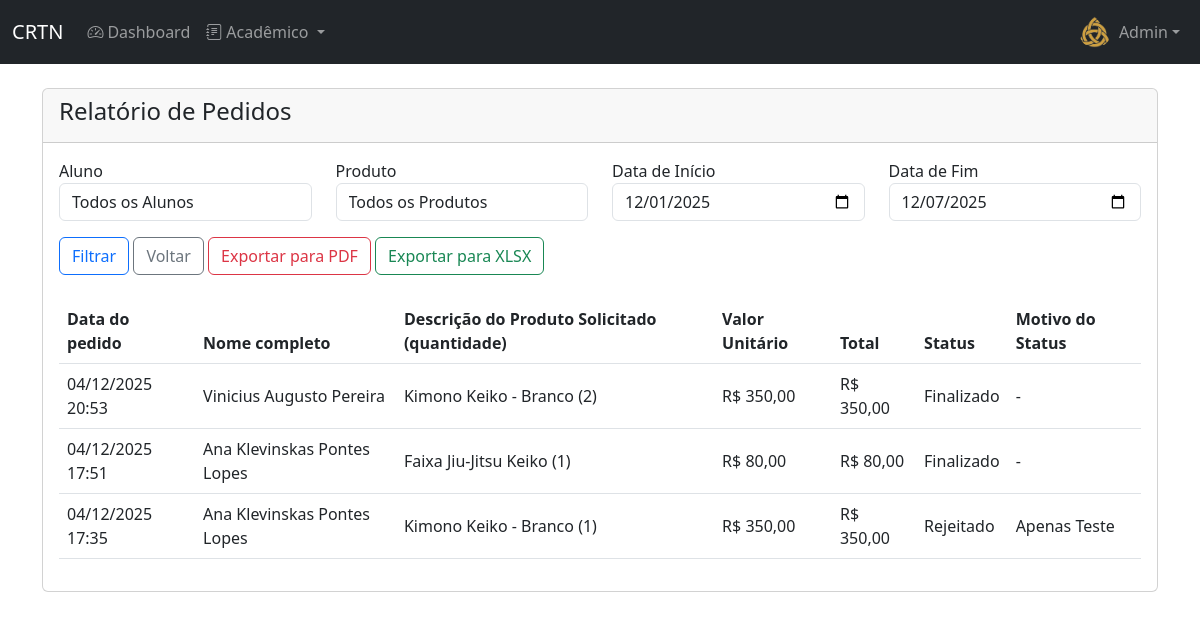
/professor/relatorios/pedidos/ (signed in), run on the app's committed database.
### academia/models.py (models this page shows, shortened)
class User(AbstractUser):
    STATUS_CHOICES = [('ATIVO', 'Ativo'), ('INATIVO', 'Inativo'), ('PENDENTE', 'Pendente')]
    GROUP_ROLE_CHOICES = [('STD', 'Aluno'), ('PRO', 'Professor'), ('ADM', 'Administrador')]
    KIMONO_SIZE_CHOICES = [('A0', 'A0'), ('A1', 'A1'), ('A2', 'A2'), ('A3', 'A3'), ('A4', 'A4'), ('A5', 'A5'), ('A6', 'A6')]
    BELT_SIZE_CHOICES = [('A0', 'A0'), ('A1', 'A1'), ('A2', 'A2'), ('A3', 'A3'), ('A4', 'A4'), ('A5', 'A5'), ('A6', 'A6')]
    birthday = models.DateField('Data de Nascimento', null=True, blank=True)
    group_role = models.CharField('Perfil', max_length=3, choices=GROUP_ROLE_CHOICES, default='STD')
    status = models.CharField('Status', max_length=8, choices=STATUS_CHOICES, default='PENDENTE')
    photo = models.ImageField('Foto', upload_to=photo_upload_to, null=True, blank=True)
    height = models.IntegerField('Altura (cm)', null=True, blank=True)
    weight = models.IntegerField('Peso (kg)', null=True, blank=True)
    kimono_size = models.CharField('Tamanho do Kimono', max_length=2, choices=KIMONO_SIZE_CHOICES, null=True, blank=True)
    belt_size = models.CharField('Tamanho da Faixa', max_length=2, choices=BELT_SIZE_CHOICES, null=True, blank=True)
    whatsapp = models.CharField('WhatsApp', max_length=20, null=True, blank=True)
    responsible = models.ForeignKey('self', on_delete=models.SET_NULL, null=True, blank=True, related_name='dependents')
    class Meta:
        verbose_name, verbose_name_plural = 'Usuário', 'Usuários'
        ordering = ['first_name', 'last_name']
    def is_student(self): return self.group_role == 'STD'
    def is_admin(self): return self.group_role == 'ADM'
    def is_professor_or_admin(self): return self.group_role in ['PRO', 'ADM']

class Pedido(models.Model):
    STATUS_CHOICES = [
        ('PEND', 'Pendente'), ('APRO', 'Aprovado'), ('CANC', 'Cancelado'),
        ('REJE', 'Rejeitado'), ('ENTR', 'Aguardando entrega'), ('FINA', 'Finalizado')
    ]
    aluno = models.ForeignKey(User, on_delete=models.CASCADE, limit_choices_to={'group_role': 'STD'}, related_name='pedidos')
    item = models.ForeignKey(Item, on_delete=models.CASCADE, related_name='pedidos')
    quantidade = models.IntegerField(default=1)
    status = models.CharField('Status', max_length=4, choices=STATUS_CHOICES, default='PEND')
    data_solicitacao = models.DateTimeField('Data de Solicitação', auto_now_add=True)
    data_aprovacao = models.DateTimeField('Data de Aprovação', null=True, blank=True)
    aprovado_por = models.ForeignKey(User, on_delete=models.SET_NULL, null=True, blank=True, limit_choices_to={'group_role__in': ['PRO', 'ADM']}, related_name='pedidos_aprovados')
    rejection_reason = models.TextField('Motivo da Rejeição', blank=True, null=True)
    cancellation_reason = models.TextField('Motivo do Cancelamento', blank=True, null=True)
    final_value = models.DecimalField('Valor Final', max_digits=10, decimal_places=2, null=True, blank=True)
    class Meta:
        verbose_name, verbose_name_plural = 'Pedido', 'Pedidos'
        ordering = ['-data_solicitacao']

class Item(models.Model):
    TIPO_CHOICES = [('KIMONO', 'Kimono'), ('FAIXA', 'Faixa'), ('HASHGUARD', 'Hashguard'), ('TAXA', 'Taxa')]
    nome = models.CharField(max_length=100)
    tipo = models.CharField(max_length=10, choices=TIPO_CHOICES)
    valor = models.DecimalField(max_digits=10, decimal_places=2, null=True, blank=True)
    quantidade = models.IntegerField(null=True, blank=True)

### academia/views.py (the view, shortened to what this page needs)
# urls.py: path('professor/relatorios/pedidos/', views.relatorio_pedidos, name='relatorio_pedidos'),
@login_required
def relatorio_pedidos(request):
    if not request.user.is_professor_or_admin():
        raise PermissionDenied
    pedidos = Pedido.objects.all()
    aluno_id = request.GET.get('aluno')
    item_id = request.GET.get('item')
    start_date_str = request.GET.get('start_date')
    end_date_str = request.GET.get('end_date')
    export_format = request.GET.get('export')
    today = datetime.date.today()
    if not start_date_str:
        start_date = today.replace(day=1)
    else:
        start_date = datetime.datetime.strptime(start_date_str, '%Y-%m-%d').date()
    if not end_date_str:
        end_date = today
    else:
        end_date = datetime.datetime.strptime(end_date_str, '%Y-%m-%d').date()
    if aluno_id and aluno_id.isdigit():
        pedidos = pedidos.filter(aluno_id=aluno_id)
    else:
        aluno_id = None
    if item_id and item_id.isdigit():
        pedidos = pedidos.filter(item_id=item_id)
    else:
        item_id = None
    pedidos = pedidos.filter(data_solicitacao__date__range=[start_date, end_date])
    context = {
        'pedidos': pedidos,
        'alunos': User.objects.filter(group_role='STD'),
        'itens': Item.objects.all(),
        'start_date': start_date.strftime('%Y-%m-%d'),
        'end_date': end_date.strftime('%Y-%m-%d'),
        'item_id': int(item_id) if item_id else None,
    }
    return render(request, 'academia/professor/relatorio_pedidos.html', context)

### academia/context_processors.py (called while the page is built)
def account_management_context(request):
    original_user_id = request.session.get('original_user_id')
    main_user = None
    if original_user_id:
        try:
            main_user = User.objects.get(id=original_user_id)
        except User.DoesNotExist:
            request.session.pop('original_user_id', None)
    else:
        main_user = request.user
    dependents = main_user.dependents.all() if main_user and main_user.dependents.exists() else []
    return {
        'original_user_id': original_user_id,
        'dependents_list': dependents,
    }

def global_context(request):
    if not request.user.is_authenticated:
        return {}
    context = {}
    context.update(notifications_context(request))
    context.update(account_management_context(request))
    return context

### academia/templates/academia/professor/relatorio_pedidos.html (shortened to what this page needs)
{% extends 'academia/base.html' %}
{% block content %}
<div class="row">
    <div class="col-md-12">
        <div class="card">
            <div class="card-header">
                <h4>Relatório de Pedidos</h4>
            </div>
            <div class="card-body">
                <form method="GET">
                    <div class="row">
                        <div class="col-md-3">
                            <div class="form-group">
                                <label for="aluno">Aluno</label>
                                <select class="form-control" id="aluno" name="aluno">
                                    <option value="">Todos os Alunos</option>
                                </select>
                            </div>
                        </div>
                        <div class="col-md-3">
                            <div class="form-group">
                                <label for="item">Produto</label>
                                <select class="form-control" id="item" name="item">
                                    <option value="">Todos os Produtos</option>
                                </select>
                            </div>
                        </div>
                        <div class="col-md-3">
                            <div class="form-group">
                                <label for="start_date">Data de Início</label>
                                <input type="date" class="form-control" id="start_date" name="start_date" value="{{ start_date }}">
                            </div>
                        </div>
                        <div class="col-md-3">
                            <div class="form-group">
                                <label for="end_date">Data de Fim</label>
                                <input type="date" class="form-control" id="end_date" name="end_date" value="{{ end_date }}">
                            </div>
                        </div>
                    </div>
                    <div class="mt-3">
                        <button type="submit" class="btn btn-outline-primary">Filtrar</button>
                        <a href="{% url 'professor_relatorios' %}" class="btn btn-outline-secondary">Voltar</a>
                        <a href="?aluno={{ aluno_id|default_if_none:'' }}&item={{ item_id|default_if_none:'' }}&start_date={{ start_date }}&end_date={{ end_date }}&export=pdf" class="btn btn-outline-danger">Exportar para PDF</a>
                        <a href="?aluno={{ aluno_id|default_if_none:'' }}&item={{ item_id|default_if_none:'' }}&start_date={{ start_date }}&end_date={{ end_date }}&export=xlsx" class="btn btn-outline-success">Exportar para XLSX</a>
                    </div>
                </form>
                {% if pedidos %}
                    <div class="table-responsive mt-4">
                        <table class="table table-hover align-middle">
                            <thead>
                                <tr>
                                    <th>Data do pedido</th>
                                    <th>Nome completo</th>
                                    <th>Descrição do Produto Solicitado (quantidade)</th>
                                    <th>Valor Unitário</th>
                                    <th>Total</th>
                                    <th>Status</th>
                                    <th>Motivo do Status</th>
                                </tr>
                            </thead>
                            <tbody>
                                {% for pedido in pedidos %}
                                    <tr>
                                        <td>{{ pedido.data_solicitacao|date:"d/m/Y H:i" }}</td>
                                        <td>{{ pedido.aluno.get_full_name }}</td>
                                        <td>{{ pedido.item.nome }} ({{ pedido.quantidade }})</td>
                                        <td>R$ {{ pedido.item.valor|default_if_none:"0.00" }}</td>
                                        <td>R$ {{ pedido.final_value|default_if_none:"0.00" }}</td>
                                        <td>{{ pedido.get_status_display }}</td>
                                        <td>
                                            {% if pedido.status == 'REJE' %}
                                                {{ pedido.rejection_reason }}
                                            {% elif pedido.status == 'CANC' %}
                                                {{ pedido.cancellation_reason }}
                                            {% else %}
                                                -
                                            {% endif %}
                                        </td>
                                    </tr>
                                {% endfor %}
                            </tbody>
                        </table>
                    </div>
                {% else %}
                    <p class="text-muted mt-4">Nenhum pedido encontrado.</p>
                {% endif %}
            </div>
        </div>
    </div>
</div>
{% endblock %}

### academia/templates/academia/base.html (shortened to what this page needs)
{% load static %}
<!DOCTYPE html>
<html lang="pt-BR">
<head>
    <link href="https://cdn.jsdelivr.net/npm/bootstrap@5.3.0/dist/css/bootstrap.min.css" rel="stylesheet">
    <link rel="stylesheet" href="https://cdn.jsdelivr.net/npm/bootstrap-icons@1.11.0/font/bootstrap-icons.css">
    <link rel="stylesheet" href="{% static 'css/styles.css' %}">
</head>
<body>
    {% if user.is_authenticated %}
    <nav class="navbar navbar-expand-lg navbar-dark bg-dark">
        <div class="container-fluid">
            <a class="navbar-brand" href="{% url 'index' %}">CRTN</a>
            <div class="collapse navbar-collapse" id="navbarNav">
                <ul class="navbar-nav me-auto">
                    <li class="nav-item">
                        <a class="nav-link" href="{% url 'dashboard' %}">
                            <i class="bi bi-speedometer2 me-1"></i>Dashboard
                        </a>
                    </li>
                    {% if user.is_student or user.is_professor_or_admin %}
                    <li class="nav-item dropdown">
                        <a class="nav-link dropdown-toggle" href="#" role="button" data-bs-toggle="dropdown" aria-expanded="false">
                            <i class="bi bi-journal-text me-1"></i>Acadêmico
                        </a>
                    </li>
                    {% endif %}
                </ul>
                <ul class="navbar-nav">
                    <li class="nav-item dropdown">
                        <a class="nav-link dropdown-toggle d-flex align-items-center" href="#" role="button" data-bs-toggle="dropdown" aria-expanded="false">
                            {% if user.photo %}
                                <img src="{{ user.photo.url }}" alt="Foto" class="rounded-circle me-2" width="32" height="32" style="object-fit: cover;">
                            {% else %}
                                <div class="bg-secondary rounded-circle me-2 d-flex align-items-center justify-content-center" style="width: 32px; height: 32px;">
                                    <i class="bi bi-person text-white"></i>
                                </div>
                            {% endif %}
                            <span>{{ user.first_name }}</span>
                        </a>
                    </li>
                </ul>
            </div>
        </div>
    </nav>
    {% endif %}
    <div class="container mt-4">
        {% block content %}{% endblock %}
    </div>
</body>
</html>

### data on the page
User: photo (picture), first_name "Admin"
Pedido: data_solicitacao "04/12/2025 20:53", aluno.get_full_name "Vinicius Augusto Pereira", item.nome "Kimono Keiko - Branco", quantidade "2", item.valor "350,00", final_value "350,00", status "Finalizado"
Pedido: data_solicitacao "04/12/2025 17:51", aluno.get_full_name "Ana Klevinskas Pontes Lopes", item.nome "Faixa Jiu-Jitsu Keiko", quantidade "1", item.valor "80,00", final_value "80,00", status "Finalizado"
Pedido: data_solicitacao "04/12/2025 17:35", aluno.get_full_name "Ana Klevinskas Pontes Lopes", item.nome "Kimono Keiko - Branco", quantidade "1", item.valor "350,00", final_value "350,00", status "Rejeitado", rejection_reason "Apenas Teste"
